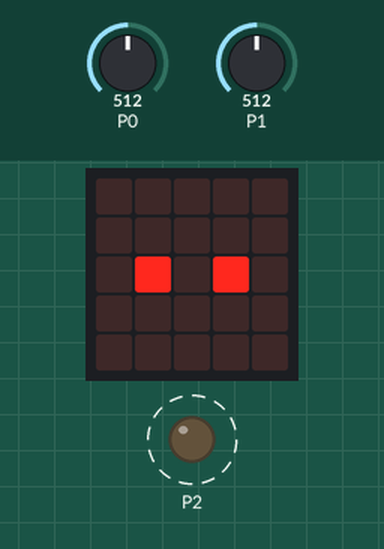
Recording of a program running on a simulated BBC micro:bit (MakeCode). Parts: the board's 5×5 LED display, output pins drawn as LEDs (lit = HIGH). Dashed ring = blinking. The test bench sets the inputs (shaded band); at power-on: P0 = 512, P1 = 512 (analog values on the 0–1023 scale).

Above: at 1.26 s.
1.3 s: P0 set to 548
3.4 s: P0 set to 577
At 3.57 s:
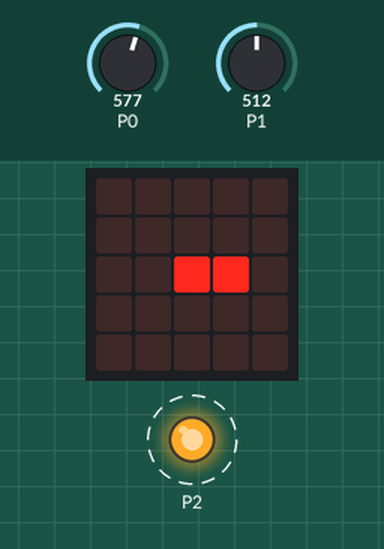
5.2 s: P1 set to 552
6.7 s: P1 set to 579
At 6.88 s:
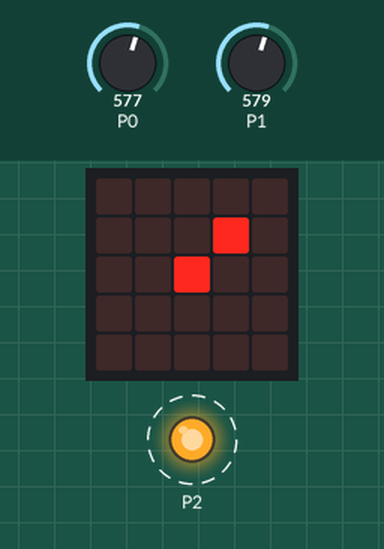
8.6 s: P0 set to 550
At 8.86 s:
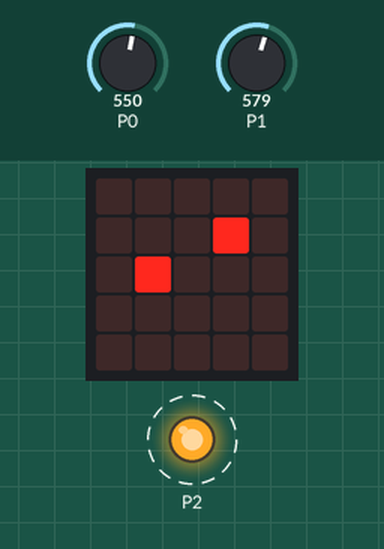
10.5 s: P1 set to 450
At 10.84 s:
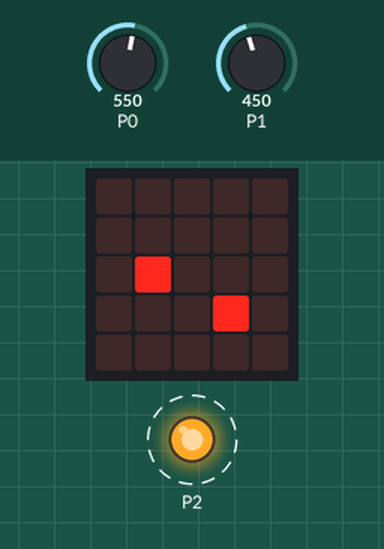
Timing chart, 0 to 13.3 s (numbered marks = the images above; inputs shaded):
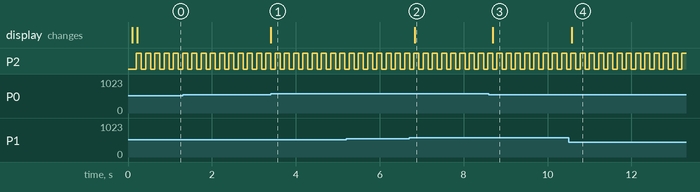

The program:

main.ts
```typescript
basic.forever(function () {
    basic.pause(100)
    pins.digitalWritePin(DigitalPin.P2, 0)
    if (pins.analogReadPin(AnalogPin.P0) > 560) {
        led.plot(2, 2)
        led.unplot(1, 2)
        led.unplot(0, 2)
    } else if (pins.analogReadPin(AnalogPin.P0) < 460) {
        led.unplot(2, 2)
        led.unplot(1, 2)
        led.plot(0, 2)
    } else {
        led.unplot(2, 2)
        led.plot(1, 2)
        led.unplot(0, 2)
    }
    basic.pause(100)
    pins.digitalWritePin(DigitalPin.P2, 1)
    if (pins.analogReadPin(AnalogPin.P1) > 560) {
        led.plot(3, 1)
        led.unplot(3, 2)
        led.unplot(3, 3)
    } else if (pins.analogReadPin(AnalogPin.P1) < 460) {
        led.unplot(3, 1)
        led.unplot(3, 2)
        led.plot(3, 3)
    } else {
        led.unplot(3, 1)
        led.plot(3, 2)
        led.unplot(3, 3)
    }
})
```

test.ts
```typescript
// テストはここに来ます。このパッケージが拡張機能として使用されるときにはコンパイルされません。
```

Measured:
- the behaviour switches between 560 and 561 on P0 (found by bisection; images 0 and 1)
- the behaviour switches between 560 and 561 on P1 (found by bisection; images 1 and 2)
- after the input at 3.4 s, the display: changes at once (image 1)
- after the input at 6.7 s, the display: changes after 0.13 s (image 2)
- after the input at 8.6 s, the display: changes after 0.09 s (image 3)
- after the input at 10.5 s, the display: changes after 0.08 s (image 4)
- by itself, P2: alternates HIGH for 0.12 s and LOW for 0.10 s
